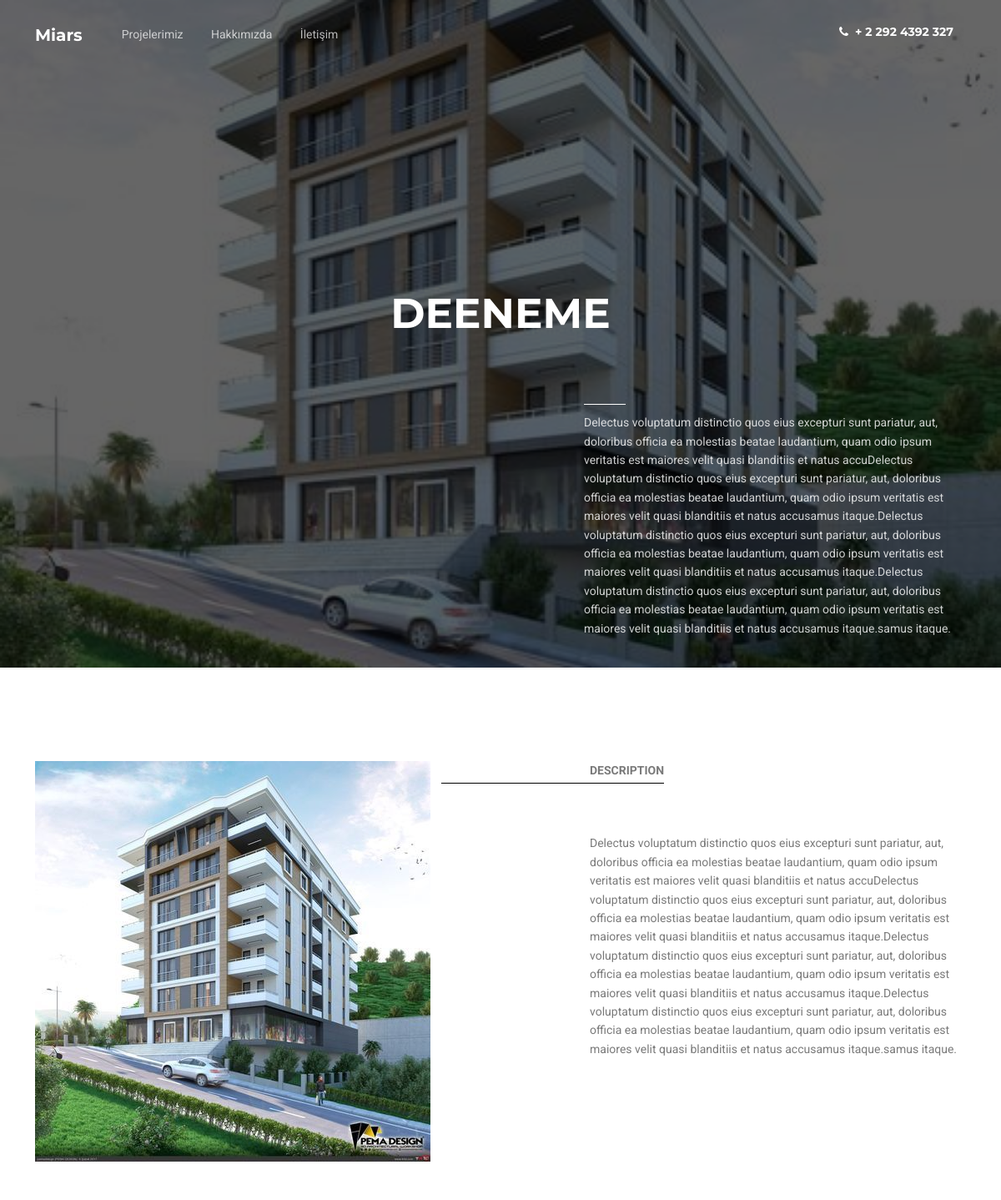
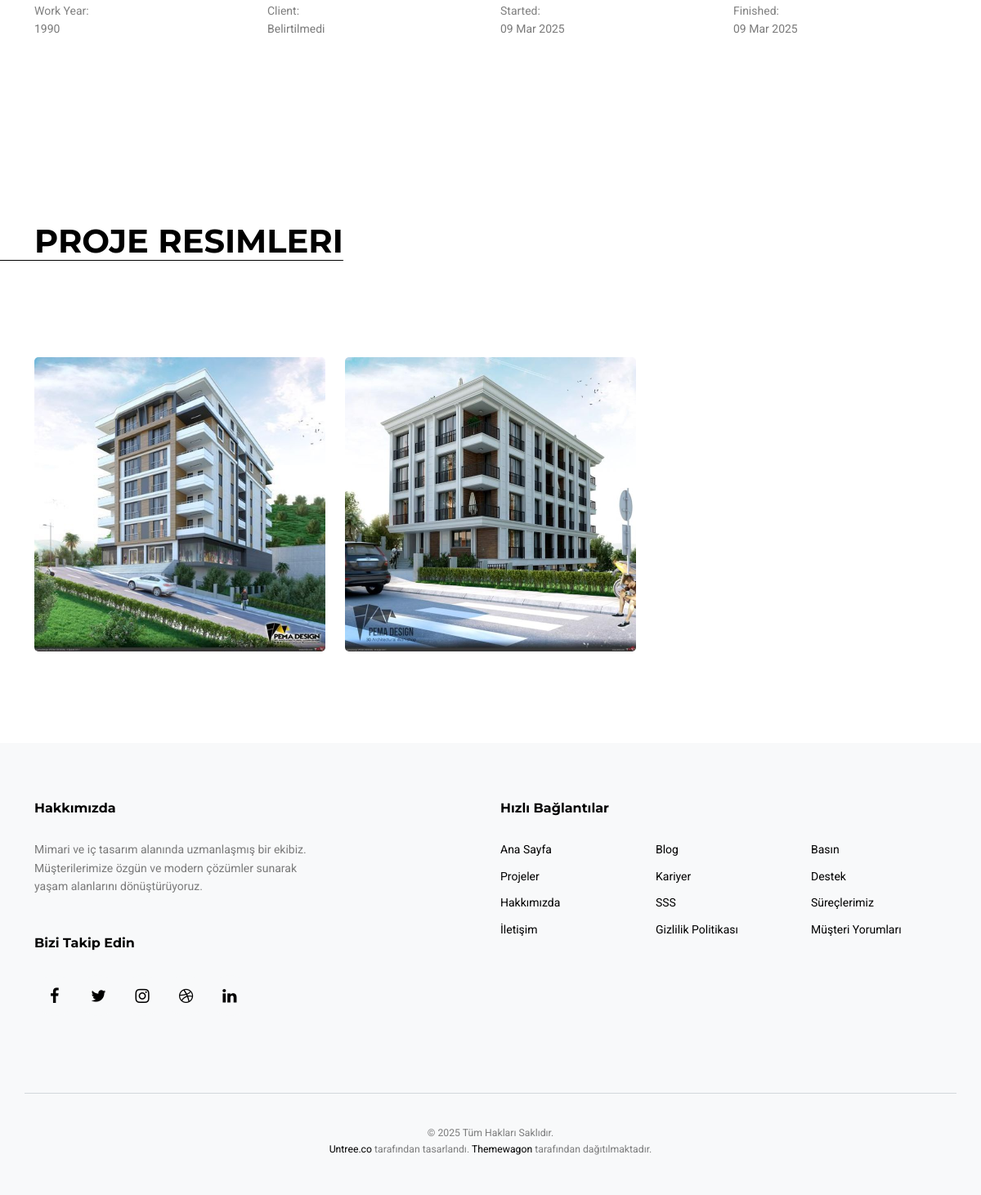
/projects/1, run on the app's committed database (2 pictures, top to bottom).
### pages/models.py (models this page shows, shortened)
class Project(models.Model):
    title = models.CharField(max_length=255, verbose_name="Proje Adı")
    description = models.TextField(verbose_name="Proje Açıklaması")
    location = models.CharField(max_length=255, verbose_name="Proje Lokasyonu", blank=True, null=True)
    area = models.DecimalField(max_digits=10, decimal_places=2, verbose_name="Proje Alanı (m²)", blank=True, null=True)
    year = models.PositiveIntegerField(
        verbose_name="Proje Yılı",
        blank=True, null=True
    )
    architect = models.CharField(max_length=255, verbose_name="Mimar", blank=True, null=True)
    client = models.CharField(max_length=255, verbose_name="Müşteri", blank=True, null=True)
    status = models.CharField(
        max_length=50,
        choices=[
            ('planning', 'Planlama Aşamasında'),
            ('ongoing', 'Devam Ediyor'),
            ('completed', 'Tamamlandı'),
        ],
        default='planning',
        verbose_name="Proje Durumu"
    )
    budget = models.DecimalField(max_digits=15, decimal_places=2, verbose_name="Proje Bütçesi", blank=True, null=True)
    start_date = models.DateField(verbose_name="Başlangıç Tarihi", blank=True, null=True)
    end_date = models.DateField(verbose_name="Bitiş Tarihi", blank=True, null=True)
    def get_default_image(self):
        return self.photos.filter(is_default=True).first()
    class Meta:
        verbose_name = "Proje"
        verbose_name_plural = "Projeler"

class ProjectPhoto(models.Model):
    project = models.ForeignKey(
        Project, on_delete=models.CASCADE, related_name="photos", verbose_name="Proje"
    )
    image = models.ImageField(upload_to='project_photos/', verbose_name="Fotoğraf")
    is_default = models.BooleanField(default=False, verbose_name="Varsayılan Fotoğraf")
    caption = models.CharField(max_length=255, verbose_name="Fotoğraf Açıklaması", blank=True, null=True)
    class Meta:
        verbose_name = "Proje Fotoğrafı"
        verbose_name_plural = "Proje Fotoğrafları"

### pages/views.py (the view)
# urls.py: path('projects/<int:pk>', ProjectDetailView.as_view(), name='project-detail'),
class ProjectDetailView(DetailView):
    model = Project
    template_name = 'pages/single_project.html'
    context_object_name = 'project'

### templates/pages/single_project.html (shortened to what this page needs)
{% extends 'base/base.html' %}
{% load static %}
{% block content %}
<div class="hero-2 overlay" style="background-image: url('{{ project.get_default_image.image.url }}')">
    <div class="container">
        <div class="row align-items-center">
            <div class="col-lg-5 mx-auto">
                <h1 class="mb-5 text-center"><span>{{ project.title }}</span></h1>
                <div class="intro-desc text-left">
                    <div class="line"></div>
                    <p>{{ project.description }}</p>
                </div>
            </div>
        </div>
    </div>
</div>
<div class="section sec-3">
    <div class="container">
        <div class="row mb-5 justify-content-between">
            <div class="col-lg-6 mb-lg-0 mb-4">
                <img src="{{ project.get_default_image.image.url }}" alt="{{ project.title }}" class="img-fluid">
            </div>
            <div class="col-lg-5">
                <div class="heading">Description</div>
                <p>{{ project.description }}</p>
            </div>
        </div>
        <div class="row">
            <div class="col-sm-3 border-left">
                <span class="text-black-50 d-block">Work Year:</span> {{ project.year }}
            </div>
            <div class="col-sm-3 border-left">
                <span class="text-black-50 d-block">Client:</span> {{ project.client|default:"Belirtilmedi" }}
            </div>
            <div class="col-sm-3 border-left">
                <span class="text-black-50 d-block">Started:</span> {{ project.start_date|date:"d M Y"|default:"Belirtilmedi" }}
            </div>
            <div class="col-sm-3 border-left">
                <span class="text-black-50 d-block">Finished:</span> {{ project.end_date|date:"d M Y"|default:"Belirtilmedi" }}
            </div>
        </div>
    </div>
</div>
<div class="section sec-5">
    <div class="container">
        <div class="row mb-5">
            <div class="col-lg-6">
                <h2 class="heading">Proje Resimleri</h2>
            </div>
        </div>
        <div class="row g-4">
            {% for photo in project.photos.all %}
            <div class="col-xs-12 col-sm-6 col-md-6 col-lg-4">
                <div class="single-portfolio">
                    <a href="{{ photo.image.url }}">
                        <img src="{{ photo.image.url }}" alt="{{ photo.caption|default:project.title }}" class="img-fluid">
                    </a>
                </div>
            </div>
            {% endfor %}
        </div>
    </div>
</div>
{% endblock %}

### templates/base/base.html (shortened to what this page needs)
<!DOCTYPE html>
<html lang="en">
{% load static %}
{% include 'base/head.html' %}
<body>
    {% include 'base/navbar.html' %}
    {% block content %}
    {% endblock content %}
    {% include 'base/footer.html' %}
</body>
</html>

### templates/base/head.html (shortened to what this page needs)
{% load static %}
<head>
	<link rel="stylesheet" href="{% static 'fonts/icomoon/style.css' %}">
	<link rel="stylesheet" href="{% static 'fonts/flaticon/font/flaticon.css' %}">
	<link rel="stylesheet" href="{% static 'css/tiny-slider.css' %}">
	<link rel="stylesheet" href="{% static 'css/aos.css' %}">
	<link rel="stylesheet" href="{% static 'css/glightbox.min.css' %}">
	<link rel="stylesheet" href="{% static 'css/style.css' %}">
</head>

### templates/base/navbar.html (shortened to what this page needs)
<nav class="site-nav">
    <div class="container">
        <div class="site-navigation">
            <a href="{% url 'index'  %}" class="logo m-0 float-start">Miars </a>
            <ul class="js-clone-nav d-none d-lg-inline-block text-start site-menu float-start">
                <li><a href="{% url 'projects' %}">Projelerimiz</a></li>
                <li><a href="{% url 'about-us' %}">Hakkımızda </a></li>
                <li><a href="{% url 'contact' %}">İletişim</a></li>
            </ul>
            <ul class="site-menu float-end d-none d-md-block">
                <li><a href="#" class="d-flex align-items-center text-white h2 fw-bold"><span
                            class="icon-phone me-2"></span> <span>+ 2 292 4392 327</span></a></li>
            </ul>
        </div>
    </div>
</nav>

### templates/base/footer.html
<div class="site-footer bg-light">
    <div class="container">
        <div class="row justify-content-between">
            <div class="col-lg-4">
                <div class="widget">
                    <h3 class="line-top">Hakkımızda</h3>
                    <p class="mb-5">
                        Mimari ve iç tasarım alanında uzmanlaşmış bir ekibiz. Müşterilerimize özgün ve modern çözümler sunarak yaşam alanlarını dönüştürüyoruz.
                    </p>
                </div>
                <div class="widget">
                    <h3 class="line-top">Bizi Takip Edin</h3>
                    <ul class="social list-unstyled mb-5">
                        <li><a href="#" aria-label="Facebook"><span class="icon-facebook"></span></a></li>
                        <li><a href="#" aria-label="Twitter"><span class="icon-twitter"></span></a></li>
                        <li><a href="#" aria-label="Instagram"><span class="icon-instagram"></span></a></li>
                        <li><a href="#" aria-label="Dribbble"><span class="icon-dribbble"></span></a></li>
                        <li><a href="#" aria-label="LinkedIn"><span class="icon-linkedin"></span></a></li>
                    </ul>
                </div>
            </div>
            <div class="col-lg-6">
                <div class="row">
                    <div class="col-12">
                        <div class="widget">
                            <h3 class="line-top">Hızlı Bağlantılar</h3>
                        </div>
                    </div>
                    <div class="col-6 col-sm-6 col-md-4">
                        <div class="widget">
                            <ul class="links list-unstyled">
                                <li><a href="{% url 'index' %}">Ana Sayfa</a></li>
                                <li><a href="{% url 'projects' %}">Projeler</a></li>
                                <li><a href="{% url 'about-us' %}">Hakkımızda</a></li>
                                <li><a href="{% url 'contact' %}">İletişim</a></li>
                            </ul>
                        </div>
                    </div>
                    <div class="col-6 col-sm-6 col-md-4">
                        <div class="widget">
                            <ul class="links list-unstyled">
                                <li><a href="#">Blog</a></li>
                                <li><a href="#">Kariyer</a></li>
                                <li><a href="#">SSS</a></li>
                                <li><a href="#">Gizlilik Politikası</a></li>
                            </ul>
                        </div>
                    </div>
                    <div class="col-6 col-sm-6 col-md-4">
                        <div class="widget">
                            <ul class="links list-unstyled">
                                <li><a href="#">Basın</a></li>
                                <li><a href="#">Destek</a></li>
                                <li><a href="#">Süreçlerimiz</a></li>
                                <li><a href="#">Müşteri Yorumları</a></li>
                            </ul>
                        </div>
                    </div>
                </div>
            </div>
        </div>
        <div class="row justify-content-center text-center copyright">
            <div class="col-md-8">
                <p class="small text-black-50">
                    &copy; <script>document.write(new Date().getFullYear());</script> Tüm Hakları Saklıdır.
                    <br>
                    <a href="https://untree.co" target="_blank" rel="noopener noreferrer">Untree.co</a> tarafından tasarlandı.
                    <a href="https://themewagon.com/" target="_blank" rel="noopener noreferrer">Themewagon</a> tarafından dağıtılmaktadır.
                </p>
            </div>
        </div>
    </div>
</div>

### templates/base/script.html (shortened to what this page needs)
{% load static %}

### data on the page
Project: get_default_image.image (picture), title "DEENEME", description "Delectus voluptatum distinctio quos eius excepturi sunt pariatur, aut, doloribus officia ea molestias beatae laudantium, quam odio ipsum veritatis est maiores velit quasi blanditiis et natus accuDelectus voluptatum distinctio quos eius excepturi sunt pariatur, aut, doloribus officia ea molestias beatae laudantium, quam odio ipsum veritatis est maiores velit quasi blanditiis et natus accusamus itaque.Delectus voluptatum distinctio quos eius excepturi sunt pariatur, aut, doloribus officia ea molestias beatae laudantium, quam odio ipsum veritatis est maiores velit quasi blanditiis et natus accusamus itaque.Delectus voluptatum distinctio quos eius excepturi sunt pariatur, aut, doloribus officia…", year "1990", client "Belirtilmedi", start_date "09 Mar 2025", end_date "09 Mar 2025"
ProjectPhoto: image (picture)
ProjectPhoto: image (picture)
